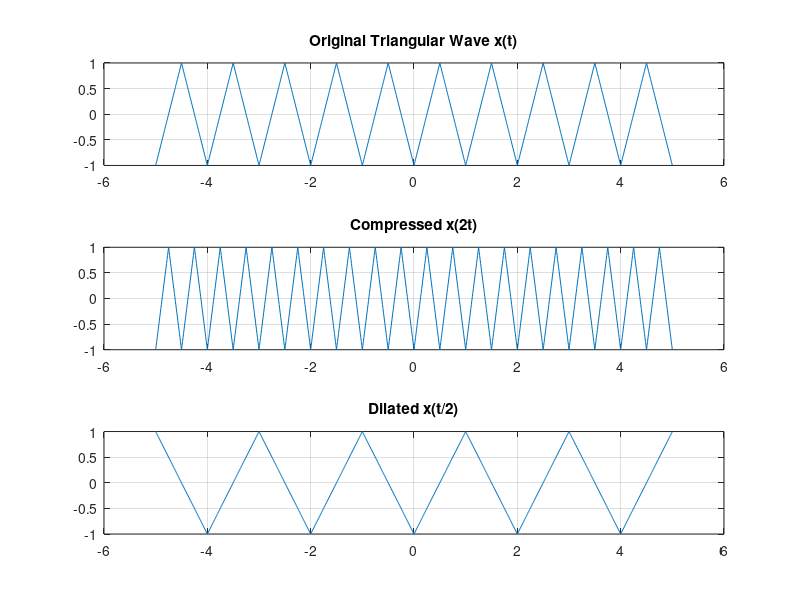

This figure's MATLAB source:
% Create a Triangular wave with unit amplitude. Use subplot command to show the effect of compression and dilation.

t = -5:0.01:5;
x = sawtooth(2*pi*t, 0.5);

x_comp = sawtooth(2*pi*(2*t), 0.5);   % Compressed: x(2t) double frequency
x_dil  = sawtooth(2*pi*(t/2), 0.5);   % Dilated: x(t/2) half frequency

subplot(3,1,1); plot(t, x);      title('Original Triangular Wave x(t)');   grid on;
subplot(3,1,2); plot(t, x_comp); title('Compressed x(2t)');                grid on;
subplot(3,1,3); plot(t, x_dil);  title('Dilated x(t/2)');                  grid on;
